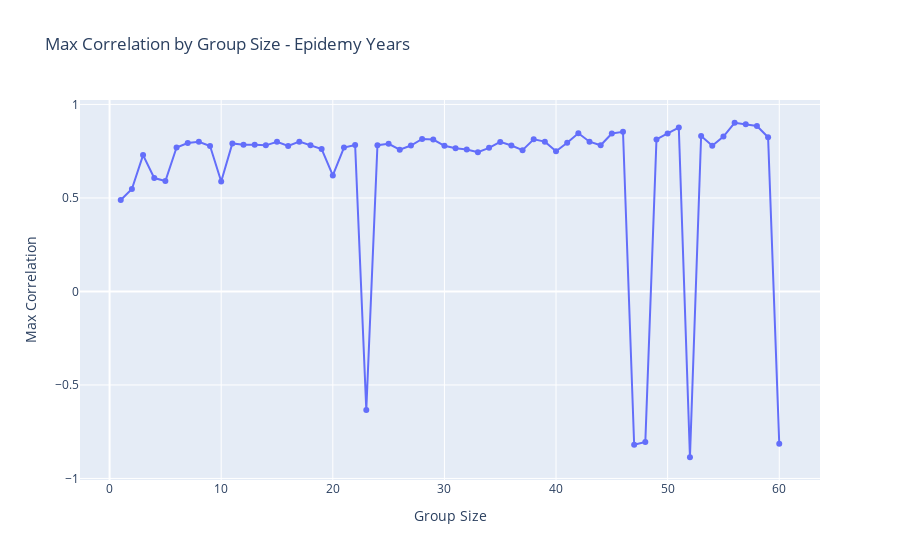

Notebook code cell kept with this figure:
### Code cell
max_corr_epidemy = []
max_lag_epidemy = []
for i in range(1,61):
    offset_days = (daily_ovitraps_mean.index[0] - daily_dengue_data_epidemic.index[0]).days % i
    
    groups_dengue = generic.group_series(
        series = daily_dengue_data_epidemic,
        offset = offset_days,
        group_size = i,
        operation = "sum"
    )

    groups_ovitraps = generic.group_series(
        series = daily_ovitraps_mean,
        offset = 0,
        group_size = i,
        operation = "mean"
    )

    results = generic.max_correlation(groups_dengue, groups_ovitraps, max_lag = np.ceil(120/i).astype(int))

    max_lag_epidemy.append(results[0])
    max_corr_epidemy.append(results[1]) 

# Plot tuple of max_lag_epidemy and max_corr_epidemy
fig = go.Figure()
fig.add_trace(go.Scatter(x=list(range(1,61)),
            y=max_corr_epidemy,
            mode='markers+lines',
            name='Max Correlation',
            text=[f"corr={c:.2f}, lag={l}, group={g}" for c, l, g in zip(max_corr_epidemy, max_lag_epidemy, range(1, 61))],  
            textposition='top center' ,
            hoverinfo='text'
))
fig.update_layout(title='Max Correlation by Group Size - Epidemy Years',
                  xaxis_title='Group Size',
                  yaxis_title='Max Correlation')
fig.show()

### Figure 1 — Plotly figure (JSON) as saved in the notebook; plotly's stock layout.template omitted (floating-point values rounded to 4 significant figures)
{"data": [{"hoverinfo": "text", "mode": "markers+lines", "name": "Max Correlation", "text": ["corr=0.49, lag=42, group=1", "corr=0.55, lag=21, group=2", "corr=0.73, lag=14, group=3", "corr=0.61, lag=29, group=4", "corr=0.59, lag=9, group=5", "corr=0.77, lag=8, group=6", "corr=0.79, lag=7, group=7", "corr=0.80, lag=6, group=8", "corr=0.78, lag=6, group=9", "corr=0.59, lag=6, group=10", "corr=0.79, lag=4, group=11", "corr=0.78, lag=4, group=12", "corr=0.78, lag=4, group=13", "corr=0.78, lag=4, group=14", "corr=0.80, lag=3, group=15", "corr=0.78, lag=3, group=16", "corr=0.80, lag=3, group=17", "corr=0.78, lag=3, group=18", "corr=0.76, lag=3, group=19", "corr=0.62, lag=6, group=20", "corr=0.77, lag=2, group=21", "corr=0.78, lag=2, group=22", "corr=-0.63, lag=-6, group=23", "corr=0.78, lag=2, group=24", "corr=0.79, lag=2, group=25", "corr=0.76, lag=2, group=26", "corr=0.78, lag=2, group=27", "corr=0.82, lag=2, group=28", "corr=0.81, lag=2, group=29", "corr=0.78, lag=2, group=30", "corr=0.77, lag=2, group=31", "corr=0.76, lag=2, group=32", "corr=0.74, lag=2, group=33", "corr=0.77, lag=1, group=34", "corr=0.80, lag=2, group=35", "corr=0.78, lag=1, group=36", "corr=0.76, lag=1, group=37", "corr=0.81, lag=2, group=38", "corr=0.80, lag=1, group=39", "corr=0.75, lag=1, group=40", "corr=0.80, lag=2, group=41", "corr=0.85, lag=1, group=42", "corr=0.80, lag=1, group=43", "corr=0.78, lag=2, group=44", "corr=0.84, lag=1, group=45", "corr=0.85, lag=1, group=46", "corr=-0.82, lag=-3, group=47", "corr=-0.81, lag=-3, group=48", "corr=0.81, lag=1, group=49", "corr=0.85, lag=1, group=50", "corr=0.88, lag=1, group=51", "corr=-0.89, lag=-2, group=52", "corr=0.83, lag=1, group=53", "corr=0.78, lag=1, group=54", "corr=0.83, lag=1, group=55", "corr=0.90, lag=1, group=56", "corr=0.89, lag=1, group=57", "corr=0.88, lag=1, group=58", "corr=0.82, lag=1, group=59", "corr=-0.81, lag=-2, group=60"], "textposition": "top center", "type": "scatter", "x": [1, 2, 3, 4, 5, 6, 7, 8, 9, 10, 11, 12, 13, 14, 15, 16, 17, 18, 19, 20, 21, 22, 23, 24, 25, 26, 27, 28, 29, 30, 31, 32, 33, 34, 35, 36, 37, 38, 39, 40, 41, 42, 43, 44, 45, 46, 47, 48, 49, 50, 51, 52, 53, 54, 55, 56, 57, 58, 59, 60], "y": [0.4893, 0.5475, 0.729, 0.6063, 0.5903, 0.77, 0.7934, 0.8007, 0.7777, 0.5881, 0.7914, 0.7848, 0.7839, 0.7812, 0.8007, 0.7775, 0.801, 0.7824, 0.7613, 0.6202, 0.7692, 0.7831, -0.634, 0.7822, 0.7894, 0.7583, 0.7802, 0.8155, 0.8122, 0.7785, 0.7657, 0.759, 0.7445, 0.7678, 0.7997, 0.7802, 0.7555, 0.8134, 0.801, 0.7498, 0.7953, 0.8462, 0.8006, 0.7818, 0.8448, 0.8536, -0.82, -0.8055, 0.8127, 0.8452, 0.8761, -0.8867, 0.8308, 0.7791, 0.828, 0.902, 0.8943, 0.8847, 0.8246, -0.8145]}], "layout": {"title": {"text": "Max Correlation by Group Size - Epidemy Years"}, "xaxis": {"title": {"text": "Group Size"}}, "yaxis": {"title": {"text": "Max Correlation"}}}}
